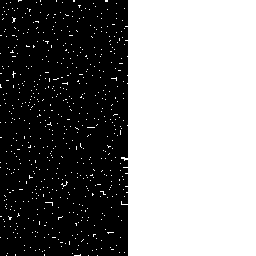
//> input picture 08/data/filter2_closing.pgm, 256 x 256 px
$ ./exercise_12a ../../08/data/filter1_opening.pgm ../../08/data/filter2_closing.pgm out.png   (built with g++ and OpenCV 4)
//> lines starting //> are read from the running program, lines starting //| are printed output that depends on the picture; after the words box and inside, x2 and y2 are one past the last pixel; in counts of white or black regions, pixels touching at a corner belong together
### include/functions.cpp
#include <algorithm>
#include <opencv2/opencv.hpp>
#include <ranges>
#include <vector>

// [99 lines left out: functions process_threshold, compare_images, infimum, supremum, erosion, dilation and 4 more, not called in this run]

// 8  connection
std::vector<cv::Point> get_neighbour(cv::Mat* img, cv::Point current_pos, int size = 1) {
  std::vector<cv::Point> neighbours;
  for (int y = std::max(current_pos.y - size, 0); y <= std::min(current_pos.y + size, img->rows - 1); y++) {
    for (int x = std::max(current_pos.x - size, 0); x <= std::min(current_pos.x + size, img->cols - 1); x++) {
      cv::Point point(x, y);
      if (current_pos != point)
        neighbours.push_back(point);
    }
  }
  return neighbours;
}

// [26 lines left out: function generate_region, not called in this run]

### 12/src/exercise_12a.cpp
#include <fstream>
#include <iostream>
#include <opencv2/opencv.hpp>
#include <queue>

#include "../../include/functions.cpp"

void read_input(std::string input_file_name, int& connectivity) {
  std::ifstream input(input_file_name);

  if (input.is_open()) {
    input >> connectivity;
    input.close();
  } else {
    std::cerr << "Cannot open file: " << input_file_name << std::endl;
  }
}

// Same function from exercise 11 but using int because uchar gave problems with 32 bits image
void reconstruct_flat_zone(cv::Mat& input_image, cv::Mat& output_image, cv::Point pixel, int flat_zone_label) {
  int pixel_label = static_cast<int>(input_image.at<uchar>(pixel));
  output_image.at<int>(pixel) = flat_zone_label;

  std::queue<cv::Point> flatzone;
  flatzone.push(pixel);

  while (!flatzone.empty()) {
    cv::Point current_point = flatzone.front();
    flatzone.pop();
    for (cv::Point neighbour : get_neighbour(&input_image, current_point)) {
      // IF ((I(p') == I(p)) AND (I'(p') != LABEL_FZ))
      if (static_cast<int>(input_image.at<uchar>(neighbour)) == pixel_label && output_image.at<int>(neighbour) != flat_zone_label) {
        // Pixel p' belongs to x's flat zone and has not been treated
        output_image.at<int>(neighbour) = flat_zone_label;
        flatzone.push(neighbour);
      }
    }
  }
}

int get_num_of_flat_zones(cv::Mat& input_image) {
  cv::Mat aux = cv::Mat::zeros(input_image.size(), CV_32S);
  int flat_zone_label = 1;  // one diff color for each flat zone

  for (int row = 0; row < input_image.rows; row++) {
    for (int col = 0; col < input_image.cols; col++) {
      if (aux.at<int>(row, col) == 0) {  // if not in flat zone yet
        reconstruct_flat_zone(input_image, aux, cv::Point(col, row), flat_zone_label);
        flat_zone_label++;
      }
    }
  }

  return flat_zone_label - 1;
}

int main(int argc, char* argv[]) {
  if (argc != 4) {
    std::cerr << "Error: Incorrect number of arguments: check documentation" << std::endl;
    return 1;
  }

  int connectivity;
  read_input(argv[1], connectivity);

  cv::Mat input_image = cv::imread(argv[2], cv::IMREAD_GRAYSCALE);
//> input_image: 256 rows x 256 cols, CV_8UC1; 51.5% white; 1 black region, box (x1, y1, x2, y2) and area: (0, 0, 128, 256) 31800
  int num_flat_zones = get_num_of_flat_zones(input_image);
//> the loop in get_num_of_flat_zones, `for (int row = 0; row < input_image.rows; row++)` made 256 passes
//> flat_zone_label on passes 1 to 3: 8, 8, 11
//> after the loop in get_num_of_flat_zones, `for (int row = 0; row < input_image.rows; row++)`:
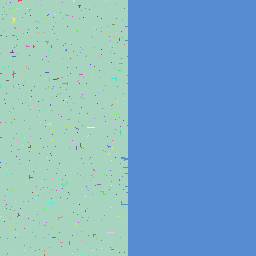
//> aux: 256 rows x 256 cols, CV_32SC1; 602 distinct labels, from 1 to 602; one colour per label, 0 black
//> after the loop in get_num_of_flat_zones, `for (int row = 0; row < input_image.rows; row++)`: flat_zone_label = 603
//> num_flat_zones = 602

  std::cout << "Number of flat zones: " << num_flat_zones << std::endl;
//| Number of flat zones: 602
  std::ofstream output(argv[3]);
  if (output.is_open()) {
    output << num_flat_zones << std::endl;
    output.close();
  } else {
    std::cerr << "Error: Cannot open output file" << std::endl;
    return 1;
  }
}

$ run again, on 08/data/filter3_opening_closing.pgm
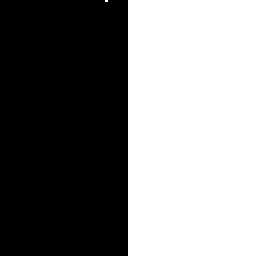
//> input picture 08/data/filter3_opening_closing.pgm, 256 x 256 px
//> input_image: 256 rows x 256 cols, CV_8UC1; 50% white; 1 black region, box (x1, y1, x2, y2) and area: (0, 0, 128, 256) 32762
//> after the loop in get_num_of_flat_zones, `for (int row = 0; row < input_image.rows; row++)`:
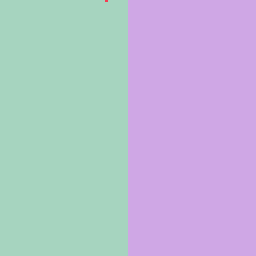
//> aux: 256 rows x 256 cols, CV_32SC1; 3 distinct labels, from 1 to 3; one colour per label, 0 black
//> after the loop in get_num_of_flat_zones, `for (int row = 0; row < input_image.rows; row++)`: flat_zone_label = 4
//> num_flat_zones = 3
//| Number of flat zones: 3
